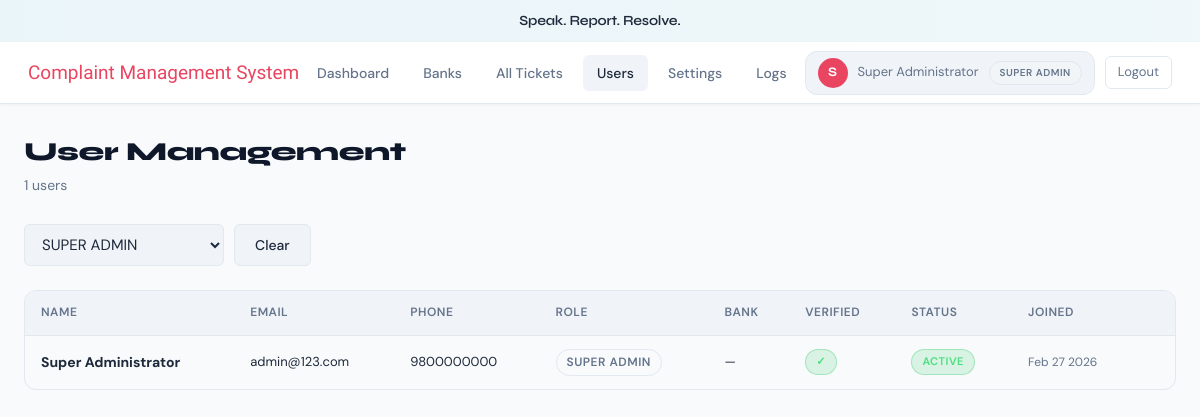
The page /admin/users.php?role=super_admin (signed in) on the database its author committed.
### tables this page shows
CREATE TABLE `settings` (
  `id` INT AUTO_INCREMENT PRIMARY KEY,
  `key_name` VARCHAR(60) NOT NULL UNIQUE,
  `key_value` TEXT NOT NULL
);

CREATE TABLE `users` (
  `id` INT AUTO_INCREMENT PRIMARY KEY,
  `full_name` VARCHAR(100) NOT NULL,
  `email` VARCHAR(100) NOT NULL UNIQUE,
  `phone` VARCHAR(15) NOT NULL UNIQUE,
  `password` VARCHAR(255) NOT NULL,
  `role` ENUM('customer','bank_staff','bank_admin','super_admin') NOT NULL DEFAULT 'customer',
  `bank_id` INT DEFAULT NULL,
  `email_verified` TINYINT(1) DEFAULT 0,
  `otp_code` VARCHAR(6) DEFAULT NULL,
  `otp_expiry` DATETIME DEFAULT NULL,
  `staff_status` ENUM('active','offline') DEFAULT 'offline',
  `is_active` TINYINT(1) DEFAULT 1,
  `created_at` DATETIME DEFAULT CURRENT_TIMESTAMP
);

### includes/config.php (called while the page is built, shortened)
<?php
if (!function_exists('logged_in')) {
function logged_in()  { return isset($_SESSION['user_id']); }
}
if (!function_exists('clean')) {
function clean(string $v): string {
    return htmlspecialchars(trim($v), ENT_QUOTES | ENT_SUBSTITUTE, 'UTF-8');
}
}
function get_setting(PDO $pdo, string $key, string $default=''): string {
    $s = $pdo->prepare("SELECT key_value FROM settings WHERE key_name=?");
    $s->execute([$key]);
    return $s->fetchColumn() ?: $default;
}

### admin/users.php (the view, shortened to what this page needs)
<?php
require '../includes/config.php';
$role_f=clean($_GET['role']??'');
$sql="SELECT u.*,b.name AS bank_name FROM users u LEFT JOIN banks b ON u.bank_id=b.id WHERE 1=1";
$params=[];
if($role_f){ $sql.=" AND u.role=?"; $params[]=$role_f; }
$sql.=" ORDER BY u.created_at DESC LIMIT 300";
$q=$pdo->prepare($sql);$q->execute($params);$users=$q->fetchAll();
?>
<div class="page-wrap">
  <div class="page-header flex-between">
    <div><h1>User Management</h1><p><?=count($users)?> users</p></div>
  </div>
  <form method="get" style="display:flex;gap:10px;margin-bottom:24px">
    <select name="role" class="form-control" style="width:200px;padding:9px 13px" onchange="this.form.submit()">
      <?php foreach(['customer','bank_staff','bank_admin','super_admin'] as $r): ?>
        <option value="<?=$r?>" <?=$role_f===$r?'selected':''?>><?=strtoupper(str_replace('_',' ',$r))?></option>
      <?php endforeach; ?>
    </select>
    <?php if($role_f): ?><a href="users.php" class="btn btn-secondary">Clear</a><?php endif; ?>
  </form>
  <div class="table-wrap">
  <table>
    <thead><tr>
      <th>Name</th><th>Email</th><th>Phone</th><th>Role</th>
      <th>Bank</th><th>Verified</th><th>Status</th><th>Joined</th><th></th>
    </tr></thead>
    <tbody>
      <?php foreach($users as $u): ?>
      <tr>
        <td class="fw-bold"><?=clean($u['full_name'])?></td>
        <td class="text-sm"><?=clean($u['email'])?></td>
        <td class="text-sm"><?=clean($u['phone'])?></td>
        <td><span class="badge badge-secondary text-xs"><?=strtoupper(str_replace('_',' ',$u['role']))?></span></td>
        <td class="text-sm"><?=clean($u['bank_name']??'—')?></td>
        <td><?=$u['email_verified']?'<span class="badge badge-success">✓</span>':'<span class="badge badge-warning">No</span>'?></td>
        <td><?=$u['is_active']?'<span class="badge badge-success">Active</span>':'<span class="badge badge-danger">Disabled</span>'?></td>
        <td class="text-xs text-muted"><?=date('M j Y',strtotime($u['created_at']))?></td>
        <td>
        </td>
      </tr>
      <?php endforeach; ?>
    </tbody>
  </table>
  </div>
</div>
<?php
$body_html=ob_get_clean();
require '../includes/layout.php';
echo $body_html;
echo '</body></html>';

### includes/layout.php (shortened to what this page needs)
<?php
$site_name = get_setting($pdo,'site_name','Complaint Management System');
?>
<!DOCTYPE html>
<html lang="en">
<head>
<?php
$is_in_subdir = (strpos($_SERVER['PHP_SELF'], '/admin/') !== false || strpos($_SERVER['PHP_SELF'], '/bank/') !== false);
$css_path = $is_in_subdir ? '../assets/css/style.css' : 'assets/css/style.css';
?>
<link rel="stylesheet" href="<?= $css_path ?>">
</head>
<body>
<?php if(logged_in()): ?>
<div class="quote-banner">
  <p class="quote-text">Speak. Report. Resolve.</p>
</div>
<?php
$role = $_SESSION['role'];
$fname = $_SESSION['full_name'] ?? 'User';
$initial = strtoupper(substr($fname,0,1));
$cur = basename($_SERVER['PHP_SELF']);
$is_in_subdir = (strpos($_SERVER['PHP_SELF'], '/admin/') !== false || strpos($_SERVER['PHP_SELF'], '/bank/') !== false);
$path_prefix = $is_in_subdir ? '../' : '';
?>
<nav class="topbar">
  <a class="topbar-brand" href="<?= $path_prefix ?>dashboard.php">
    <span class="topbar-brand-name"><?= $site_name ?></span>
  </a>
  <div class="topbar-nav">
    <a href="<?= $path_prefix ?>dashboard.php" class="<?=$cur=='dashboard.php'?'active':''?>">Dashboard</a>
    <?php if($role==='customer'): ?>
      <a href="<?= $path_prefix ?>submit_complaint.php" class="<?=$cur=='submit_complaint.php'?'active':''?>">New Complaint</a>
      <a href="<?= $path_prefix ?>my_complaints.php" class="<?=$cur=='my_complaints.php'?'active':''?>">My Tickets</a>
    <?php elseif($role==='super_admin'): ?>
      <a href="<?= $path_prefix ?>admin/banks.php" class="<?=$cur=='banks.php'?'active':''?>">Banks</a>
      <a href="<?= $path_prefix ?>admin/tickets.php" class="<?=$cur=='tickets.php'?'active':''?>">All Tickets</a>
      <a href="<?= $path_prefix ?>admin/users.php" class="<?=$cur=='users.php'?'active':''?>">Users</a>
      <a href="<?= $path_prefix ?>admin/settings.php" class="<?=$cur=='settings.php'?'active':''?>">Settings</a>
      <a href="<?= $path_prefix ?>admin/logs.php" class="<?=$cur=='logs.php'?'active':''?>">Logs</a>
    <?php endif; ?>
  </div>
  <div class="flex-center" style="gap:10px">
    <div class="topbar-user">
      <div class="avatar"><?= $initial ?></div>
      <span><?= clean($fname) ?></span>
      <span class="badge badge-secondary" style="font-size:10px"><?= str_replace('_',' ',strtoupper($role)) ?></span>
    </div>
    <a href="<?= $path_prefix ?>logout.php" class="btn-logout">Logout</a>
  </div>
</nav>
<?php endif; ?>
</body></html>

### rows shown on the page
settings: key_value "Complaint Management System"
users: full_name "Super Administrator", email "admin@123.com", phone "9800000000", role "SUPER ADMIN", bank_name "—", is_active "ACTIVE", created_at "Feb 27 2026"

### other values the page prints
$initial "S"
$fname "Super Administrator"
str_replace('_',' ',strtoupper($role)) "SUPER ADMIN"
count($users) "1"
form field role "SUPER ADMIN"
